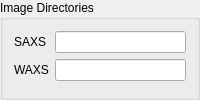
        <widget class="QGroupBox" name="groupBox_9">
         <property name="title">
          <string>Image Directories</string>
         </property>
         <layout class="QFormLayout" name="formLayout">
          <property name="fieldGrowthPolicy">
           <enum>QFormLayout::AllNonFixedFieldsGrow</enum>
          </property>
          <item row="0" column="0">
           <widget class="QLabel" name="label_49">
            <property name="text">
             <string>&lt;html&gt;&lt;head/&gt;&lt;body&gt;&lt;p&gt;SAXS&lt;/p&gt;&lt;/body&gt;&lt;/html&gt;</string>
            </property>
            <property name="alignment">
             <set>Qt::AlignCenter</set>
            </property>
           </widget>
          </item>
          <item row="0" column="1">
           <widget class="caTextEntry" name="catextentry_51">
            <property name="channel" stdset="0">
             <string notr="true">9idcLAX:USAXS_Pin:directory</string>
            </property>
            <property name="background">
             <color>
              <red>115</red>
              <green>215</green>
              <blue>253</blue>
             </color>
            </property>
            <property name="colorMode">
             <enum>caLineEdit::Static</enum>
            </property>
           </widget>
          </item>
          <item row="2" column="0">
           <widget class="QLabel" name="label_50">
            <property name="text">
             <string>&lt;html&gt;&lt;head/&gt;&lt;body&gt;&lt;p&gt;WAXS&lt;/p&gt;&lt;/body&gt;&lt;/html&gt;</string>
            </property>
            <property name="alignment">
             <set>Qt::AlignCenter</set>
            </property>
           </widget>
          </item>
          <item row="2" column="1">
           <widget class="caTextEntry" name="catextentry_52">
            <property name="channel" stdset="0">
             <string notr="true">9idcLAX:USAXS_WAXS:directory</string>
            </property>
            <property name="background">
             <color>
              <red>115</red>
              <green>215</green>
              <blue>253</blue>
             </color>
            </property>
            <property name="colorMode">
             <enum>caLineEdit::Static</enum>
            </property>
           </widget>
          </item>
         </layout>
        </widget>
